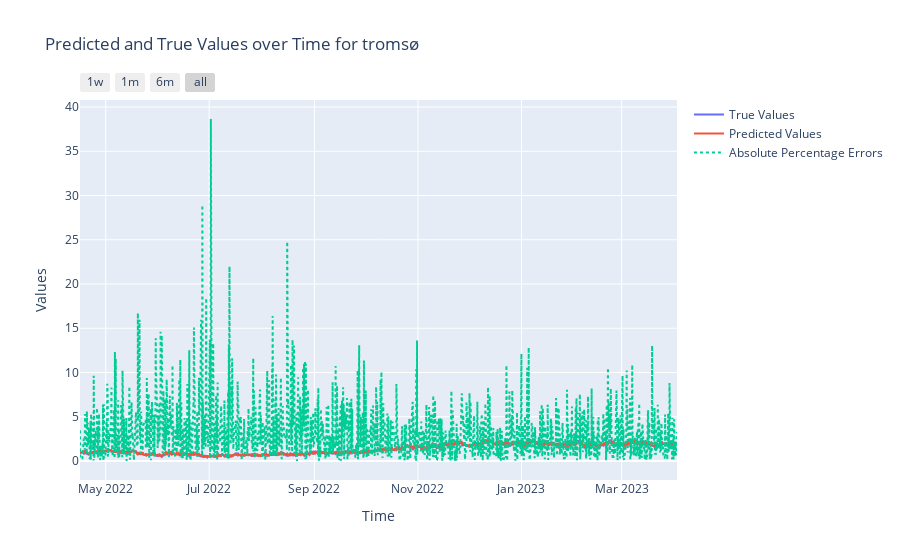
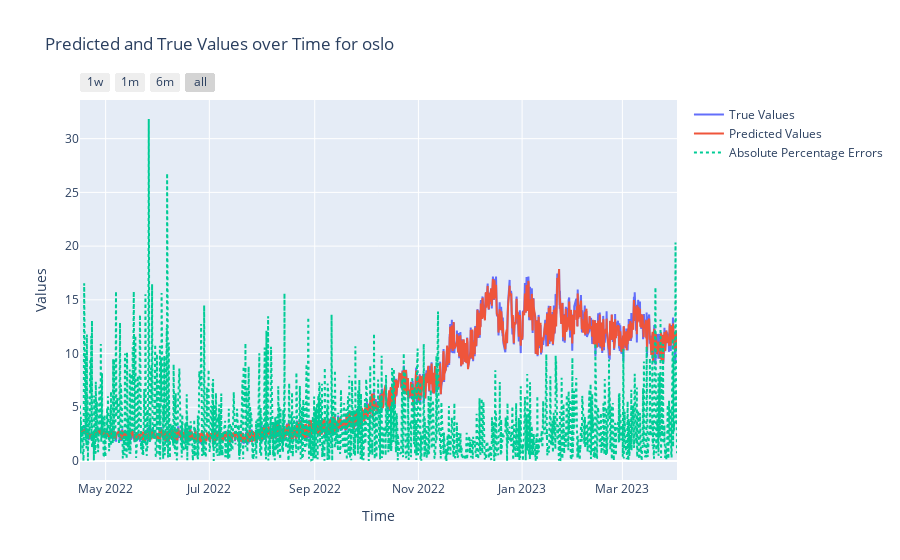
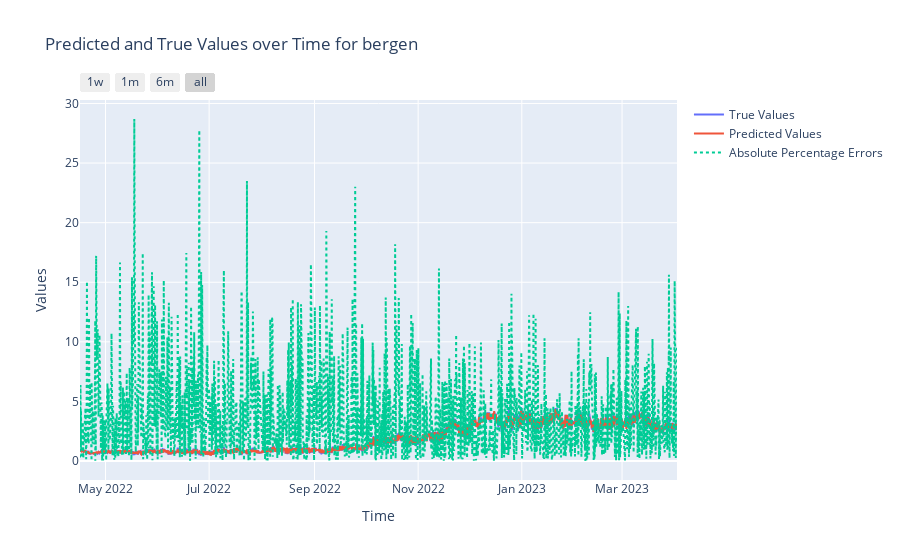
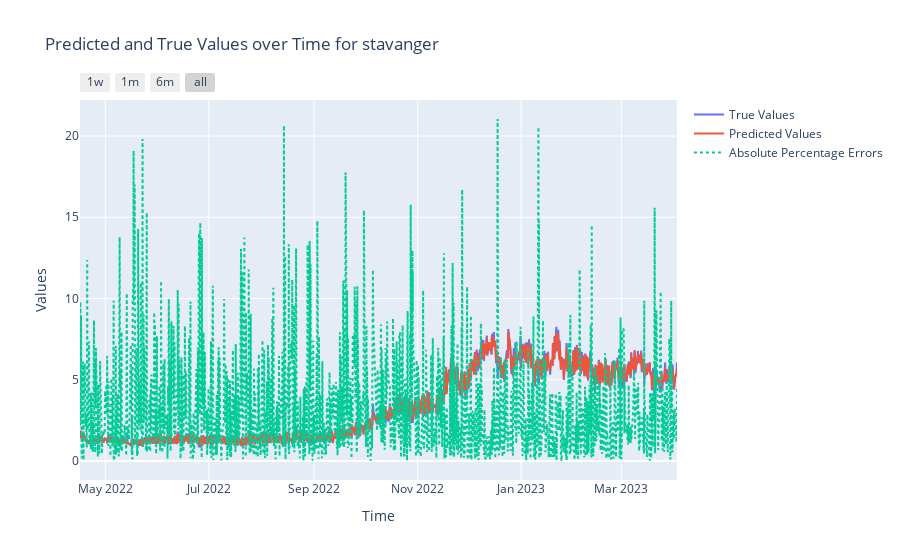

The notebook cell saved with these charts, in order:
### Code cell
import plotly.graph_objects as go

locations = combined_predictions['original_location'].unique()

for location in locations:
    subset_df = combined_predictions[combined_predictions['original_location'] == location]
    
    time = subset_df['time']
    true_values = subset_df['consumption']
    predicted_values = subset_df['prediction_label']
    errors = true_values - predicted_values
    absolute_percentage_errors = (np.abs(true_values - predicted_values) / true_values) * 100

    print(location,absolute_percentage_errors.mean())

    fig = go.Figure()

    # Add traces for true values, predicted values, and absolute percentage errors
    fig.add_trace(go.Scatter(x=time, y=true_values, mode='lines', name='True Values'))
    fig.add_trace(go.Scatter(x=time, y=predicted_values, mode='lines', name='Predicted Values'))
    fig.add_trace(go.Scatter(x=time, y=absolute_percentage_errors, mode='lines', name='Absolute Percentage Errors', line=dict(dash='dot')))

    # Update layout for better visualization
    fig.update_layout(
        title=f'Predicted and True Values over Time for {location}',
        xaxis_title='Time',
        yaxis_title='Values',
        xaxis=dict(
            rangeselector=dict(
                buttons=list([
                    dict(count=7, label="1w", step="day", stepmode="backward"),
                    dict(count=1, label="1m", step="month", stepmode="backward"),
                    dict(count=6, label="6m", step="month", stepmode="backward"),
                    dict(step="all")
                ])
            ),
            type="date"
        ),
        showlegend=True
    )

    fig.show()

### Figure 1 — Plotly figure (JSON) as saved in the notebook; plotly's stock layout.template omitted (floating-point values rounded to 4 significant figures; data arrays with more than 128 entries replaced by an {"elided": "..."} marker saying what was removed)
{"data": [{"mode": "lines", "name": "True Values", "type": "scatter", "x": {"elided": "1741 str values"}, "y": {"elided": "1741 float values"}}, {"mode": "lines", "name": "Predicted Values", "type": "scatter", "x": {"elided": "1741 str values"}, "y": {"elided": "1741 float values"}}, {"line": {"dash": "dot"}, "mode": "lines", "name": "Absolute Percentage Errors", "type": "scatter", "x": {"elided": "1741 str values"}, "y": {"elided": "1741 float values"}}], "layout": {"showlegend": true, "title": {"text": "Predicted and True Values over Time for tromsø"}, "xaxis": {"rangeselector": {"buttons": [{"count": 7, "label": "1w", "step": "day", "stepmode": "backward"}, {"count": 1, "label": "1m", "step": "month", "stepmode": "backward"}, {"count": 6, "label": "6m", "step": "month", "stepmode": "backward"}, {"step": "all"}]}, "title": {"text": "Time"}, "type": "date"}, "yaxis": {"title": {"text": "Values"}}}}

### Figure 2 — Plotly figure (JSON) as saved in the notebook; plotly's stock layout.template omitted (floating-point values rounded to 4 significant figures; data arrays with more than 128 entries replaced by an {"elided": "..."} marker saying what was removed)
{"data": [{"mode": "lines", "name": "True Values", "type": "scatter", "x": {"elided": "1619 str values"}, "y": {"elided": "1619 float values"}}, {"mode": "lines", "name": "Predicted Values", "type": "scatter", "x": {"elided": "1619 str values"}, "y": {"elided": "1619 float values"}}, {"line": {"dash": "dot"}, "mode": "lines", "name": "Absolute Percentage Errors", "type": "scatter", "x": {"elided": "1619 str values"}, "y": {"elided": "1619 float values"}}], "layout": {"showlegend": true, "title": {"text": "Predicted and True Values over Time for oslo"}, "xaxis": {"rangeselector": {"buttons": [{"count": 7, "label": "1w", "step": "day", "stepmode": "backward"}, {"count": 1, "label": "1m", "step": "month", "stepmode": "backward"}, {"count": 6, "label": "6m", "step": "month", "stepmode": "backward"}, {"step": "all"}]}, "title": {"text": "Time"}, "type": "date"}, "yaxis": {"title": {"text": "Values"}}}}

### Figure 3 — Plotly figure (JSON) as saved in the notebook; plotly's stock layout.template omitted (floating-point values rounded to 4 significant figures; data arrays with more than 128 entries replaced by an {"elided": "..."} marker saying what was removed)
{"data": [{"mode": "lines", "name": "True Values", "type": "scatter", "x": {"elided": "1767 str values"}, "y": {"elided": "1767 float values"}}, {"mode": "lines", "name": "Predicted Values", "type": "scatter", "x": {"elided": "1767 str values"}, "y": {"elided": "1767 float values"}}, {"line": {"dash": "dot"}, "mode": "lines", "name": "Absolute Percentage Errors", "type": "scatter", "x": {"elided": "1767 str values"}, "y": {"elided": "1767 float values"}}], "layout": {"showlegend": true, "title": {"text": "Predicted and True Values over Time for bergen"}, "xaxis": {"rangeselector": {"buttons": [{"count": 7, "label": "1w", "step": "day", "stepmode": "backward"}, {"count": 1, "label": "1m", "step": "month", "stepmode": "backward"}, {"count": 6, "label": "6m", "step": "month", "stepmode": "backward"}, {"step": "all"}]}, "title": {"text": "Time"}, "type": "date"}, "yaxis": {"title": {"text": "Values"}}}}

### Figure 4 — Plotly figure (JSON) as saved in the notebook; plotly's stock layout.template omitted (floating-point values rounded to 4 significant figures; data arrays with more than 128 entries replaced by an {"elided": "..."} marker saying what was removed)
{"data": [{"mode": "lines", "name": "True Values", "type": "scatter", "x": {"elided": "1623 str values"}, "y": {"elided": "1623 float values"}}, {"mode": "lines", "name": "Predicted Values", "type": "scatter", "x": {"elided": "1623 str values"}, "y": {"elided": "1623 float values"}}, {"line": {"dash": "dot"}, "mode": "lines", "name": "Absolute Percentage Errors", "type": "scatter", "x": {"elided": "1623 str values"}, "y": {"elided": "1623 float values"}}], "layout": {"showlegend": true, "title": {"text": "Predicted and True Values over Time for stavanger"}, "xaxis": {"rangeselector": {"buttons": [{"count": 7, "label": "1w", "step": "day", "stepmode": "backward"}, {"count": 1, "label": "1m", "step": "month", "stepmode": "backward"}, {"count": 6, "label": "6m", "step": "month", "stepmode": "backward"}, {"step": "all"}]}, "title": {"text": "Time"}, "type": "date"}, "yaxis": {"title": {"text": "Values"}}}}
